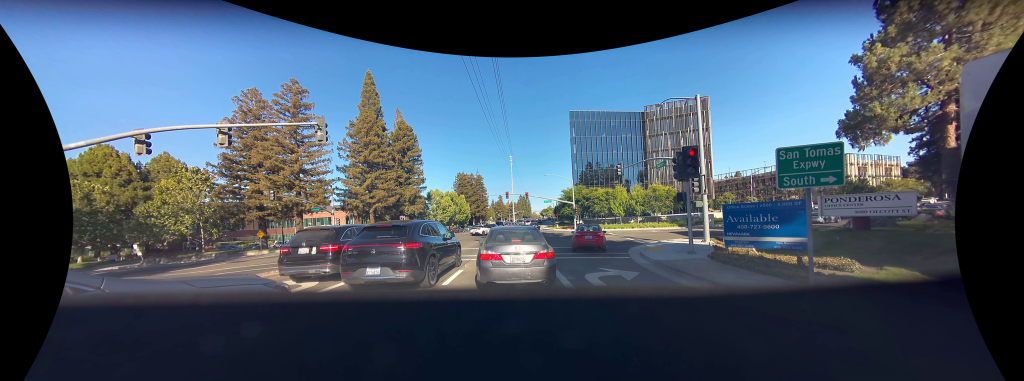
#> input picture cam02_perf/000000.png, 2048 x 761 px, found by its file name (shown at 1/2 size)
$ python downsample_png.py --input data/cam02/images/000000.png --scale 0.5
#> lines starting #> are read from the running program, lines starting #| are printed output that depends on the picture
#!/usr/bin/env python3
"""
Utility to downsample PNG images.

Examples:
    # Downsample a single image by 50% and write next to the original
    python scripts/downsample_png.py --input data/cam02/images/000000.png --scale 0.5

    # Downsample an entire directory so the longest side is 1024 px
    python scripts/downsample_png.py --input data/cam02/images --longest-side 1024 --output /tmp/cam02_small

    # Force every image to exactly 640x480 (might change aspect ratio)
    python scripts/downsample_png.py --input data/cam02/images --size 640 480
"""

from __future__ import annotations

import argparse
import sys
from pathlib import Path
from typing import Iterable, Tuple

try:
    from PIL import Image
except ImportError as exc:  # pragma: no cover - guidance for user
    raise SystemExit(
        "Pillow is required. Install it with `pip install Pillow`."
    ) from exc


def parse_args() -> argparse.Namespace:
    parser = argparse.ArgumentParser(description="Downsample PNG images.")
    parser.add_argument(
        "--input",
        required=True,
        type=Path,
        help="Path to a PNG image or a directory containing PNGs.",
    )
    parser.add_argument(
        "--output",
        type=Path,
        help=(
            "Output directory. If omitted, downsampled files are stored next to "
            "the originals (single file) or under <input>_downsampled (directory)."
        ),
    )
    size_group = parser.add_mutually_exclusive_group(required=True)
    size_group.add_argument(
        "--scale",
        type=float,
        help="Uniform scaling factor (e.g., 0.5 halves both width and height).",
    )
    size_group.add_argument(
        "--longest-side",
        type=int,
        dest="longest_side",
        help="Resize so the longest edge equals this many pixels.",
    )
    size_group.add_argument(
        "--size",
        nargs=2,
        type=int,
        metavar=("WIDTH", "HEIGHT"),
        help="Resize to an exact size (width height). Aspect ratio may change.",
    )
    parser.add_argument(
        "--overwrite",
        action="store_true",
        help="Allow overwriting existing files in the output location.",
    )
    return parser.parse_args()


def iter_pngs(path: Path) -> Iterable[Path]:
    if path.is_file():
        if path.suffix.lower() != ".png":
            raise SystemExit(f"Input file must be a PNG: {path}")
        yield path
        return

    if not path.is_dir():
        raise SystemExit(f"Input path does not exist: {path}")

    for candidate in sorted(path.rglob("*.png")):
        if candidate.is_file():
            yield candidate


def compute_size(
    img: Image.Image,
    scale: float | None,
    longest: int | None,
    explicit_size: Tuple[int, int] | None,
) -> Tuple[int, int]:
    if explicit_size:
        width, height = explicit_size
        if width <= 0 or height <= 0:
            raise SystemExit("--size WIDTH HEIGHT requires positive integers.")
        return width, height

    if scale:
        if scale <= 0:
            raise SystemExit("--scale must be > 0.")
        width = max(1, int(round(img.width * scale)))
        height = max(1, int(round(img.height * scale)))
        return width, height

    if not longest or longest <= 0:
        raise SystemExit("--longest-side must be a positive integer when provided.")

    current_longest = max(img.width, img.height)
    if current_longest <= longest:
        return img.width, img.height

    ratio = longest / current_longest
    return (
        max(1, int(round(img.width * ratio))),
        max(1, int(round(img.height * ratio))),
    )


def resolve_output_path(src: Path, input_root: Path, output_root: Path | None) -> Path:
    if output_root is None:
        if input_root.is_file():
            # place alongside original
            return src.with_stem(src.stem + "_downsampled")
        base = input_root.parent / f"{input_root.name}_downsampled"
        return base / src.relative_to(input_root)
    if output_root.is_file():
        raise SystemExit("--output must be a directory when processing multiple images.")
    if input_root.is_file():
        return output_root
    return output_root / src.relative_to(input_root)


def downsample_image(src: Path, dst: Path, size: Tuple[int, int], overwrite: bool) -> None:
    dst.parent.mkdir(parents=True, exist_ok=True)
    if dst.exists() and not overwrite:
        raise SystemExit(f"Output file exists (use --overwrite to replace): {dst}")

    with Image.open(src) as img:
        if img.size == size:
            if src == dst:
                return  # nothing to do
            img.save(dst)
            return
        resized = img.resize(size, Image.Resampling.LANCZOS)
        resized.save(dst)


def main() -> None:
    args = parse_args()
    input_path = args.input.resolve()
    output_root = args.output.resolve() if args.output else None

    pngs = list(iter_pngs(input_path))
    if not pngs:
        raise SystemExit("No PNG files found to process.")

    for src in pngs:
        with Image.open(src) as img:
#> img is the input picture: PIL image 2048x761 RGB; mean R, G, B 69.2, 85, 101.6
            target_size = compute_size(
                img,
                args.scale,
                args.longest_side,
                tuple(args.size) if args.size else None,
            )
#> target_size = (1024, 380)
        dst = resolve_output_path(src, input_path, output_root)
        downsample_image(src, dst, target_size, args.overwrite)
#> in downsample_image, `resized = img.resize(size, Image.Resampling.LANCZOS)`:
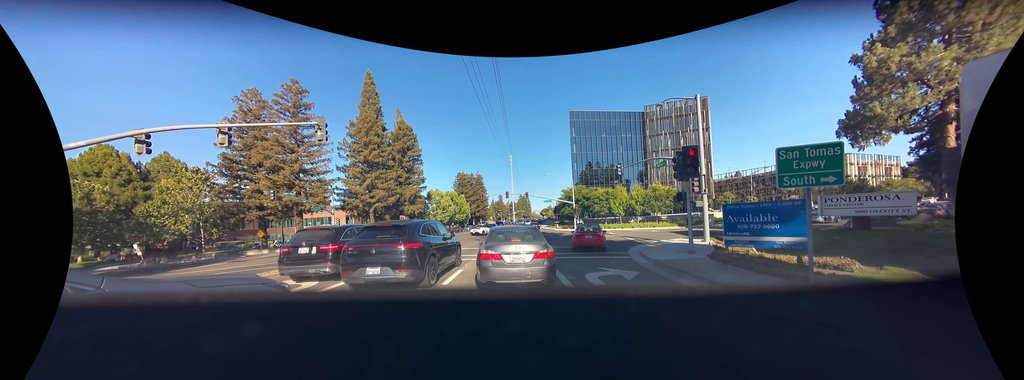
#> resized: PIL image 1024x380 RGB; mean R, G, B 69.2, 85, 101.6
        print(f"{src} -> {dst} ({target_size[0]}x{target_size[1]})")
#| scripts/data/cam02/images/000000.png -> scripts/data/cam02/images/000000_downsampled.png (1024x380)


if __name__ == "__main__":
    try:
        main()
    except KeyboardInterrupt:
        sys.exit(130)
